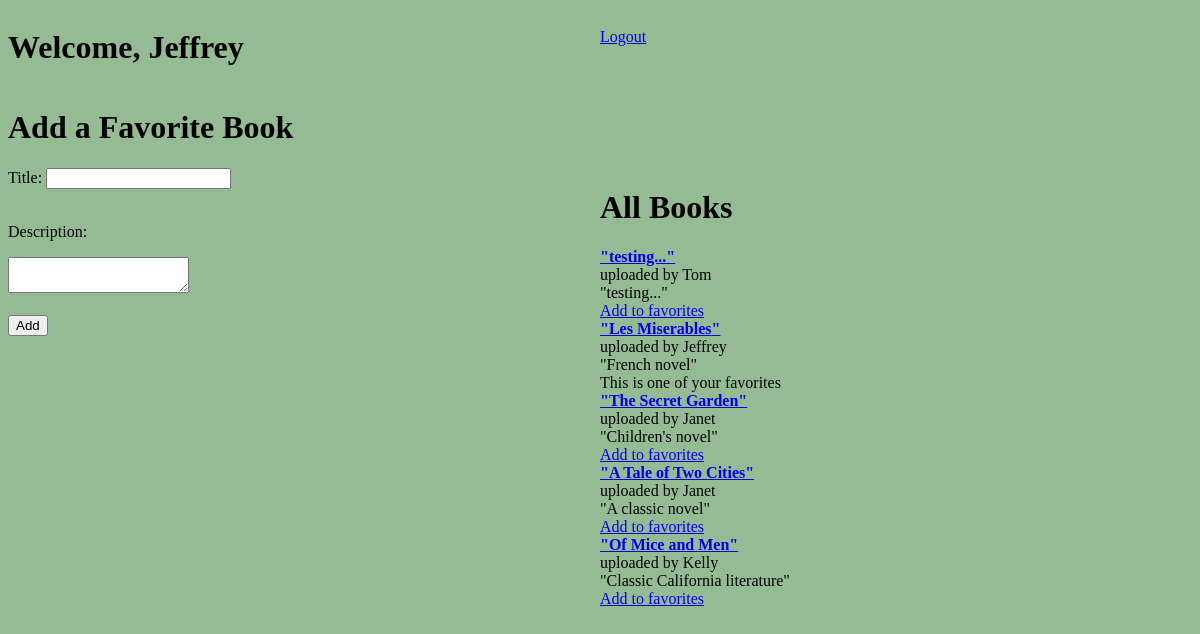
Page /books (signed in) on the earlier database version.
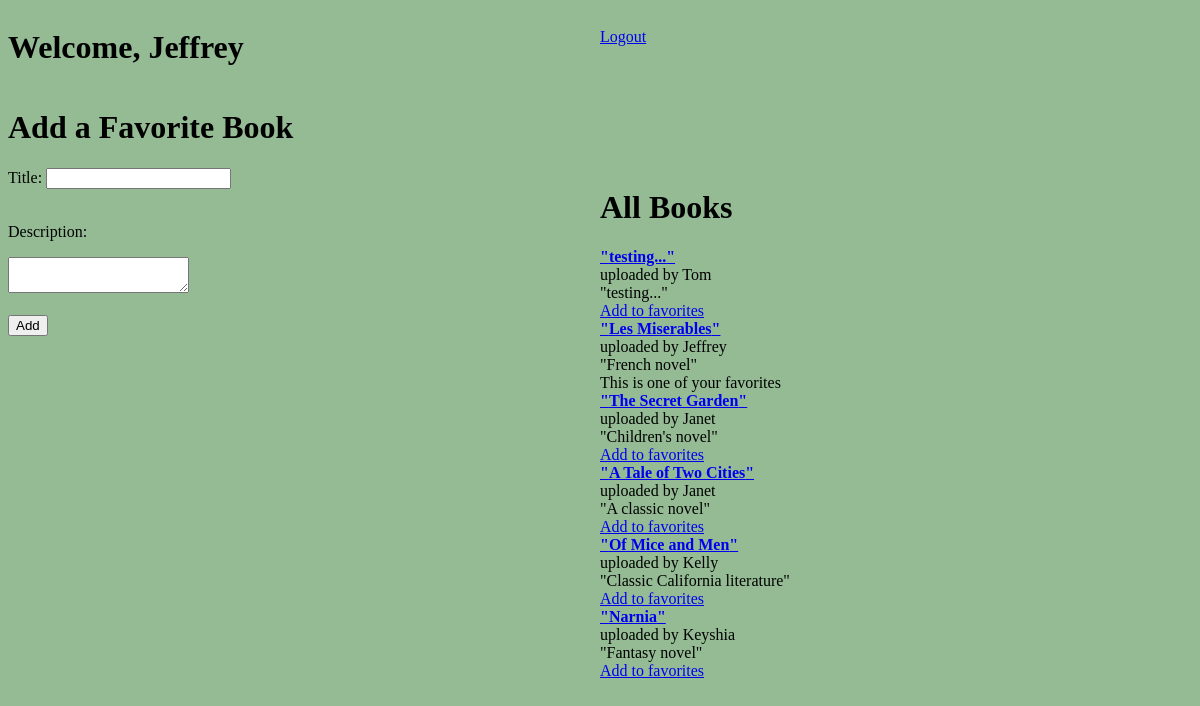
Same page on the later database version.
### favorite_books_app/models.py (models this page shows)
class Book(models.Model):
    title = models.CharField(max_length= 255)
    author = models.CharField(max_length=255)
    description = models.TextField()
    created_at = models.DateTimeField(auto_now_add=True)
    updated_at = models.DateTimeField(auto_now=True)
    upload_status = models.ForeignKey(User, related_name="books", on_delete = models.CASCADE, null = True)
    users = models.ManyToManyField(User, related_name="Books")
    objects = BookManager()

class User(models.Model):
    first_name = models.CharField(max_length=255)
    last_name = models.CharField(max_length=255)
    email = models.EmailField(max_length=255)
    password = models.CharField(max_length=255)
    updated_at = models.DateTimeField(auto_now=True)
    created_at = models.DateTimeField(auto_now_add = True)
    objects = UserManager()

### favorite_books_app/views.py (the view)
# urls.py: path('books', views.books),
def books(request):
    if 'user_id' not in request.session:
        return redirect('/')
    this_user = User.objects.filter(id = request.session['user_id'])
    context = {
        "current_user" : this_user[0], #grabs from session rather than database to prevent refreshing into login
        "all_books": Book.objects.all(),
        }
    return render(request, "add_book.html", context)

### favorite_books_app/templates/add_book.html (shortened to what this page needs)
<!DOCTYPE html>
<html lang = "en">
<head>
    {% load static %}
    <link rel="stylesheet" href="{% static 'background-color.css' %}">
</head>
<body>
<header id="add-header">
    <h1 id="welcome-add">Welcome, {{ current_user.first_name }}</h1>
    <a id = "logout-add" href="http://localhost:8000/logout">Logout</a>
</header>
<h1>Add a Favorite Book</h1>
    <div id="add-book-container">
        <form action="/check_book" method='POST' id="add-form">
            <label for="title">Title:</label>
            <input class="title" type="text" name = "title">
            <br><br>
            <p id = "description">Description:</p>
            <textarea name="description"></textarea>
            <br><br>
            <input type="submit" value="Add" id = "button">
        </form>
        <div id="all-books-add">
            <h1>All Books </h1>
                {% for book in all_books %}
                    {% if current_user.first_name == book.upload_status.first_name or current_user.id in book.users.id %}
                        <a class = "bold" href = "http://localhost:8000/was_favorited_check/{{ book.id }}">"{{ book.title }}"</a>
                        <p class = "sub"> uploaded by {{ book.upload_status.first_name}}</p>
                        <p class = "sub">"{{ book.description }}"</p>
                        <p class = "sub" class="italics">This is one of your favorites</p>
                    {% else %}
                        <a class = "bold" href = "http://localhost:8000/was_favorited_check/{{ book.id }}">"{{ book.title }}"</a>
                        <p class = "sub"> uploaded by {{ book.upload_status.first_name}}</p>
                        <p class = "sub">"{{ book.description }}"</p>
                        <div id="view-links">
                            <a href = "http://localhost:8000/add_favorite_book/{{ book.id }} ">Add to favorites</a>
                        </div>
                    {% endif %}
                {% endfor %}
        </div>
    </div>
</body>
</html>

Differences in the rows shown:
added Book: title "Narnia", upload_status.first_name "Keyshia", description "Fantasy novel"
